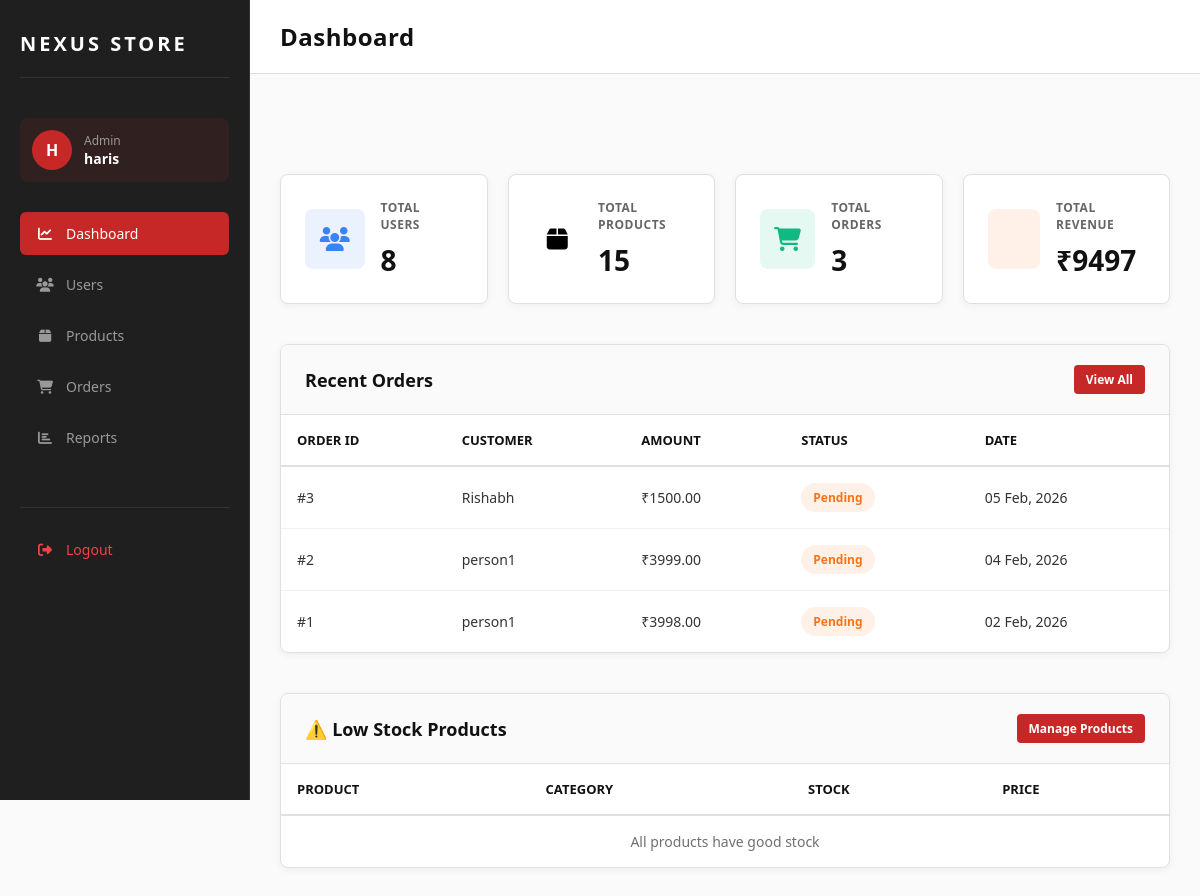
The page /admin-panel/dashboard/ (signed in) on the database its author committed.
### main/models.py (models this page shows, shortened)
class Order(models.Model):
    STATUS_CHOICES = [
        ('pending', 'Pending'),
        ('confirmed', 'Confirmed'),
        ('shipped', 'Shipped'),
        ('delivered', 'Delivered'),
        ('cancelled', 'Cancelled'),
    ]
    user = models.ForeignKey(User, on_delete=models.CASCADE, related_name='orders')
    total_price = models.DecimalField(max_digits=10, decimal_places=2)
    status = models.CharField(max_length=20, choices=STATUS_CHOICES, default='pending')
    shipping_address = models.TextField()
    phone = models.CharField(max_length=15)
    created_at = models.DateTimeField(auto_now_add=True)
    updated_at = models.DateTimeField(auto_now=True)
    class Meta:
        ordering = ['-created_at']

### adminapp/views.py (the view)
    def wrapper(request, *args, **kwargs):
        if not request.user.is_authenticated:
            return redirect('login')
        if not request.user.is_staff:
            return redirect('home')
        return view_func(request, *args, **kwargs)

### adminapp/views.py (called while the page is built)
def admin_required(view_func):
    def wrapper(request, *args, **kwargs):
        if not request.user.is_authenticated:
            return redirect('login')
        if not request.user.is_staff:
            return redirect('home')
        return view_func(request, *args, **kwargs)
    return wrapper

@admin_required
def admin_dashboard(request):
    total_users = User.objects.count()
    total_products = Product.objects.count()
    total_orders = Order.objects.count()
    total_revenue = Order.objects.aggregate(Sum('total_price'))['total_price__sum'] or 0
    recent_orders = Order.objects.select_related('user').order_by('-created_at')[:5]
    low_stock_products = Product.objects.filter(stock__lt=5)
    context = {
        'total_users': total_users,
        'total_products': total_products,
        'total_orders': total_orders,
        'total_revenue': total_revenue,
        'recent_orders': recent_orders,
        'low_stock_products': low_stock_products,
    }
    return render(request, 'adminapp/dashboard.html', context)

### templates/adminapp/dashboard.html (shortened to what this page needs)
{% extends 'adminapp/base.html' %}
{% block navbar_title %}Dashboard{% endblock %}
{% block content %}
<div class="stats-grid">
    <div class="stat-card">
        <div class="stat-icon blue">
            <i class="fas fa-users"></i>
        </div>
        <div class="stat-content">
            <h3>Total Users</h3>
            <div class="value">{{ total_users }}</div>
        </div>
    </div>
    <div class="stat-card">
        <div class="stat-icon purple">
            <i class="fas fa-box"></i>
        </div>
        <div class="stat-content">
            <h3>Total Products</h3>
            <div class="value">{{ total_products }}</div>
        </div>
    </div>
    <div class="stat-card">
        <div class="stat-icon green">
            <i class="fas fa-shopping-cart"></i>
        </div>
        <div class="stat-content">
            <h3>Total Orders</h3>
            <div class="value">{{ total_orders }}</div>
        </div>
    </div>
    <div class="stat-card">
        <div class="stat-icon orange">
        </div>
        <div class="stat-content">
            <h3>Total Revenue</h3>
            <div class="value">₹{{ total_revenue|floatformat:0 }}</div>
        </div>
    </div>
</div>
<div class="table-container">
    <div class="table-header">
        <div class="table-title">Recent Orders</div>
        <div class="table-actions">
            <a href="{% url 'admin_orders' %}" class="btn-primary btn-sm">View All</a>
        </div>
    </div>
    <table>
        <thead>
            <tr>
                <th>Order ID</th>
                <th>Customer</th>
                <th>Amount</th>
                <th>Status</th>
                <th>Date</th>
            </tr>
        </thead>
        <tbody>
            {% for order in recent_orders %}
            <tr>
                <td>#{{ order.id }}</td>
                <td>{{ order.user.get_full_name|default:order.user.username }}</td>
                <td>₹{{ order.total_price }}</td>
                <td>
                    <span class="status-badge {{ order.status }}">
                        {{ order.get_status_display }}
                    </span>
                </td>
                <td>{{ order.created_at|date:"d M, Y" }}</td>
            </tr>
            {% empty %}
            <tr>
                <td colspan="5" style="text-align: center; color: #707070;">No orders yet</td>
            </tr>
            {% endfor %}
        </tbody>
    </table>
</div>
<div class="table-container">
    <div class="table-header">
        <div class="table-title">⚠️ Low Stock Products</div>
        <div class="table-actions">
            <a href="{% url 'admin_products' %}" class="btn-primary btn-sm">Manage Products</a>
        </div>
    </div>
    <table>
        <thead>
            <tr>
                <th>Product</th>
                <th>Category</th>
                <th>Stock</th>
                <th>Price</th>
            </tr>
        </thead>
        <tbody>
            {% for product in low_stock_products %}
            <tr>
                <td>{{ product.name }}</td>
                <td>{{ product.category.name }}</td>
                <td><strong style="color: #f97316;">{{ product.stock }}</strong></td>
                <td>₹{{ product.price }}</td>
            </tr>
            {% empty %}
            <tr>
                <td colspan="4" style="text-align: center; color: #707070;">All products have good stock</td>
            </tr>
            {% endfor %}
        </tbody>
    </table>
</div>
{% endblock %}

### templates/adminapp/base.html (shortened to what this page needs)
{% load static %}
<!DOCTYPE html>
<html lang="en">
<head>
    <link href="https://cdnjs.cloudflare.com/ajax/libs/font-awesome/6.5.0/css/all.min.css" rel="stylesheet">
</head>
<body>
    <div class="sidebar">
        <div class="logo-section">
            <div class="logo">NEXUS STORE</div>
        </div>
        {% if request.user.is_authenticated %}
        <div class="admin-user">
            <div class="admin-avatar">
                {{ request.user.first_name|first|upper|default:request.user.username|first|upper }}
            </div>
            <div class="admin-info">
                <p>Admin</p>
                <div class="name">{{ request.user.first_name|default:request.user.username }}</div>
            </div>
        </div>
        {% endif %}
        <nav class="sidebar-nav">
            <a href="{% url 'admin_dashboard' %}" class="{% if 'dashboard' in request.path %}active{% endif %}">
                <i class="fas fa-chart-line"></i>
                <span>Dashboard</span>
            </a>
            <a href="{% url 'admin_users' %}" class="{% if 'users' in request.path %}active{% endif %}">
                <i class="fas fa-users"></i>
                <span>Users</span>
            </a>
            <a href="{% url 'admin_products' %}" class="{% if 'products' in request.path %}active{% endif %}">
                <i class="fas fa-box"></i>
                <span>Products</span>
            </a>
            <a href="{% url 'admin_orders' %}" class="{% if 'orders' in request.path %}active{% endif %}">
                <i class="fas fa-shopping-cart"></i>
                <span>Orders</span>
            </a>
            <a href="{% url 'admin_reports' %}" class="{% if 'reports' in request.path %}active{% endif %}">
                <i class="fas fa-chart-bar"></i>
                <span>Reports</span>
            </a>
            <div class="logout-btn">
                <a href="{% url 'logout' %}">
                    <i class="fas fa-sign-out-alt"></i>
                    <span>Logout</span>
                </a>
            </div>
        </nav>
    </div>
    <div class="top-navbar">
        <div class="navbar-title">{% block navbar_title %}Dashboard{% endblock %}</div>
    </div>
    <div class="main-content">
        <div class="content-wrapper">
            {% block content %}{% endblock %}
        </div>
    </div>
</body>
</html>

### templates/adminapp/base.html (style rules this page uses)
* { margin: 0; padding: 0; box-sizing: border-box; }
body { background: #fafafa; font-family: "Segoe UI", sans-serif; display: grid; grid-template-columns: 250px 1fr; min-height: 100vh; }
.sidebar { background: #1f1f1f; border-right: 1px solid #333; padding: 30px 20px; position: fixed; left: 0; top: 0; width: 250px; height: 100vh; overflow-y: auto; }
.logo-section { display: flex; align-items: center; gap: 12px; margin-bottom: 40px; padding-bottom: 20px; border-bottom: 1px solid #333; }
.logo-section .logo { font-size: 20px; letter-spacing: 3px; font-weight: 700; color: #fff; }
.admin-user { display: flex; align-items: center; gap: 12px; margin-bottom: 30px; padding: 12px; background: rgba(198, 40, 40, 0.1); border-radius: 8px; }
.admin-avatar { width: 40px; height: 40px; border-radius: 50%; background: #c62828; display: flex; align-items: center; justify-content: center; font-weight: 700; color: #fff; font-size: 16px; }
.admin-info { flex: 1; }
.admin-info p { font-size: 12px; color: #999; margin: 0; }
.admin-info .name { font-size: 14px; font-weight: 600; color: #fff; }
.sidebar-nav { display: flex; flex-direction: column; gap: 8px; }
.sidebar-nav a { display: flex; align-items: center; gap: 12px; padding: 12px 16px; color: #999; text-decoration: none; border-radius: 6px; transition: all 0.3s; font-size: 14px; font-weight: 500; }
.sidebar-nav a.active { background: #c62828; color: #fff; }
.sidebar-nav i { width: 18px; text-align: center; }
.logout-btn { margin-top: 40px; padding-top: 20px; border-top: 1px solid #333; }
.logout-btn a { color: #ef4444 !important; }
.top-navbar { background: #ffffff; border-bottom: 1px solid #ddd; padding: 20px 30px; display: flex; justify-content: space-between; align-items: center; grid-column: 2; box-shadow: 0 2px 4px rgba(0, 0, 0, 0.05); }
.navbar-title { font-size: 24px; font-weight: 700; color: #111; letter-spacing: 0.5px; }
.main-content { grid-column: 2; padding: 30px; overflow-y: auto; background: #fafafa; }
.content-wrapper { margin-top: 70px; }
.stats-grid { display: grid; grid-template-columns: repeat(auto-fit, minmax(200px, 1fr)); gap: 20px; margin-bottom: 40px; }
.stat-card { background: white; border: 1px solid #e0e0e0; padding: 24px; border-radius: 8px; display: flex; align-items: center; gap: 16px; box-shadow: 0 2px 8px rgba(0, 0, 0, 0.05); }
.stat-icon { width: 60px; height: 60px; border-radius: 8px; display: flex; align-items: center; justify-content: center; font-size: 24px; }
.stat-icon.blue { background: rgba(59, 130, 246, 0.1); color: #3b82f6; }
.stat-icon.green { background: rgba(16, 185, 129, 0.1); color: #10b981; }
.stat-icon.orange { background: rgba(249, 115, 22, 0.1); color: #f97316; }
.stat-content h3 { font-size: 12px; color: #666; font-weight: 600; text-transform: uppercase; margin-bottom: 8px; letter-spacing: 0.5px; }
.stat-content .value { font-size: 28px; font-weight: 700; color: #111; }
.table-container { background: white; border: 1px solid #e0e0e0; border-radius: 8px; overflow: hidden; margin-bottom: 40px; box-shadow: 0 2px 8px rgba(0, 0, 0, 0.05); }
.table-header { padding: 20px 24px; border-bottom: 1px solid #e0e0e0; display: flex; justify-content: space-between; align-items: center; background: #fafafa; }
.table-title { font-size: 18px; font-weight: 700; color: #111; }
.table-actions { display: flex; gap: 10px; }
.btn-primary { background: #c62828; color: #fff; border: none; padding: 8px 16px; border-radius: 4px; cursor: pointer; font-size: 14px; font-weight: 600; transition: all 0.3s; text-decoration: none; display: inline-block; }
.btn-sm { padding: 6px 12px; font-size: 12px; }
table { width: 100%; border-collapse: collapse; }
th { background: transparent; padding: 16px; text-align: left; font-weight: 600; color: #111; font-size: 13px; text-transform: uppercase; border-bottom: 2px solid #e0e0e0; }
td { padding: 16px; border-top: 1px solid #f0f0f0; font-size: 14px; color: #333; }
.status-badge { display: inline-block; padding: 6px 12px; border-radius: 20px; font-size: 12px; font-weight: 600; }
.status-badge.pending { background: rgba(249, 115, 22, 0.1); color: #f97316; }

### rows shown on the page
Order: id "3", user.get_full_name "Rishabh", total_price "1500.00", status "Pending", created_at "05 Feb, 2026"
Order: id "2", user.get_full_name "person1", total_price "3999.00", status "Pending", created_at "04 Feb, 2026"
Order: id "1", user.get_full_name "person1", total_price "3998.00", status "Pending", created_at "02 Feb, 2026"

### other values the page prints
{{ request.user.first_name|default:request.user.username }} "haris"
{{ total_users }} "8"
{{ total_products }} "15"
{{ total_orders }} "3"
{{ total_revenue|floatformat:0 }} "9497"
